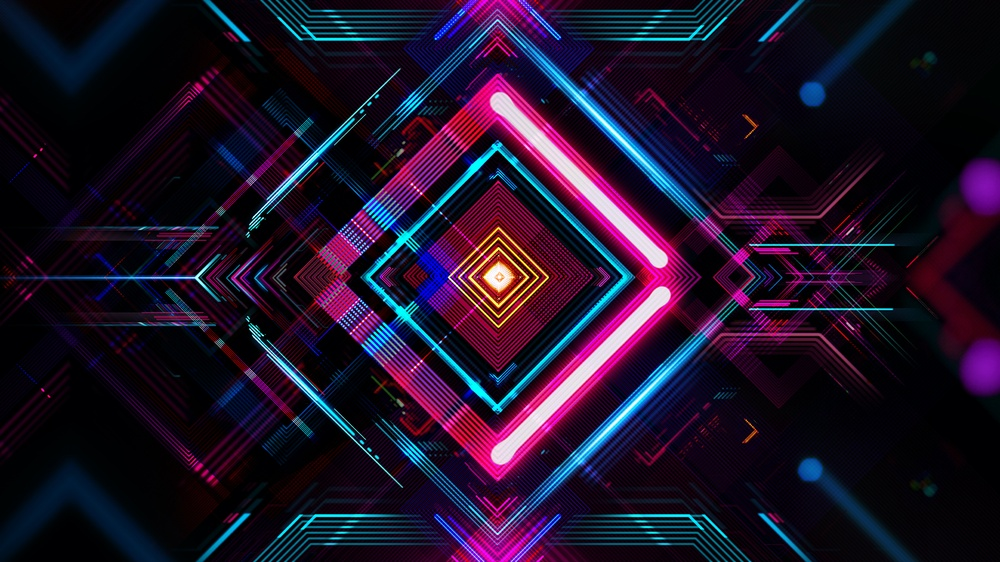
#> input picture img/1.jpg, 1000 x 562 px, shrunk from 1920 x 1080 before the run
$ python ex.py
#> lines starting #> are read from the running program, lines starting #| are printed output that depends on the picture
import numpy as np
import cv2
# 以图的形式读取图像
# 添加注释
from matplotlib import pyplot as plt

img = cv2.imread('../img/1.jpg', 0)
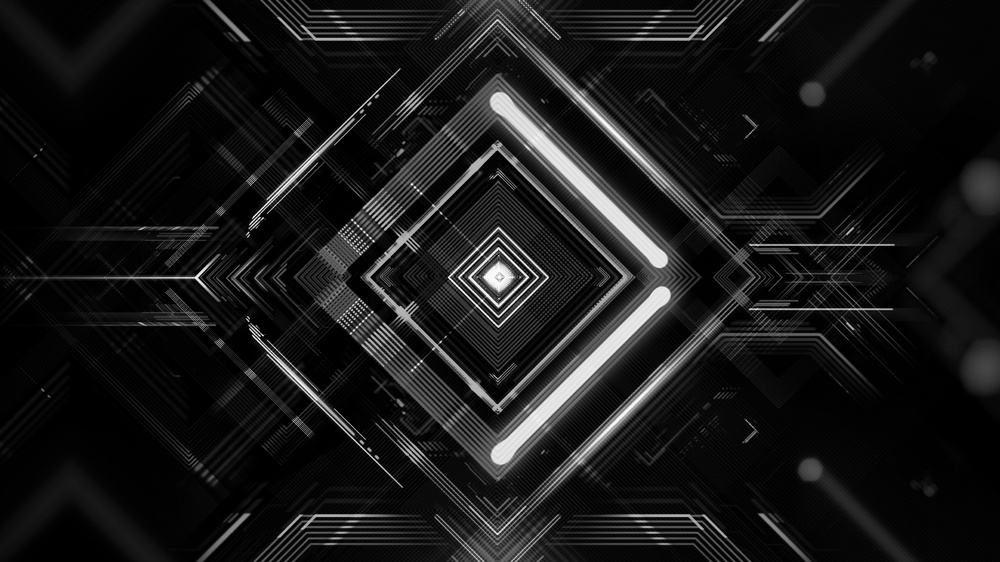
#> img: shape (562, 1000); min 0, max 255, mean 24.1

# opencv中显示
# cv2.imshow('image', img)
# cv2.waitKey(0)
# matplotlib中展示
# plt.imshow(img[:, :, ::-1])
plt.imshow(img, cmap=plt.cm.gray)
plt.show()

# [11 lines of commented-out code are left out]

$ run again, with img/2.jpg copied over img/1.jpg
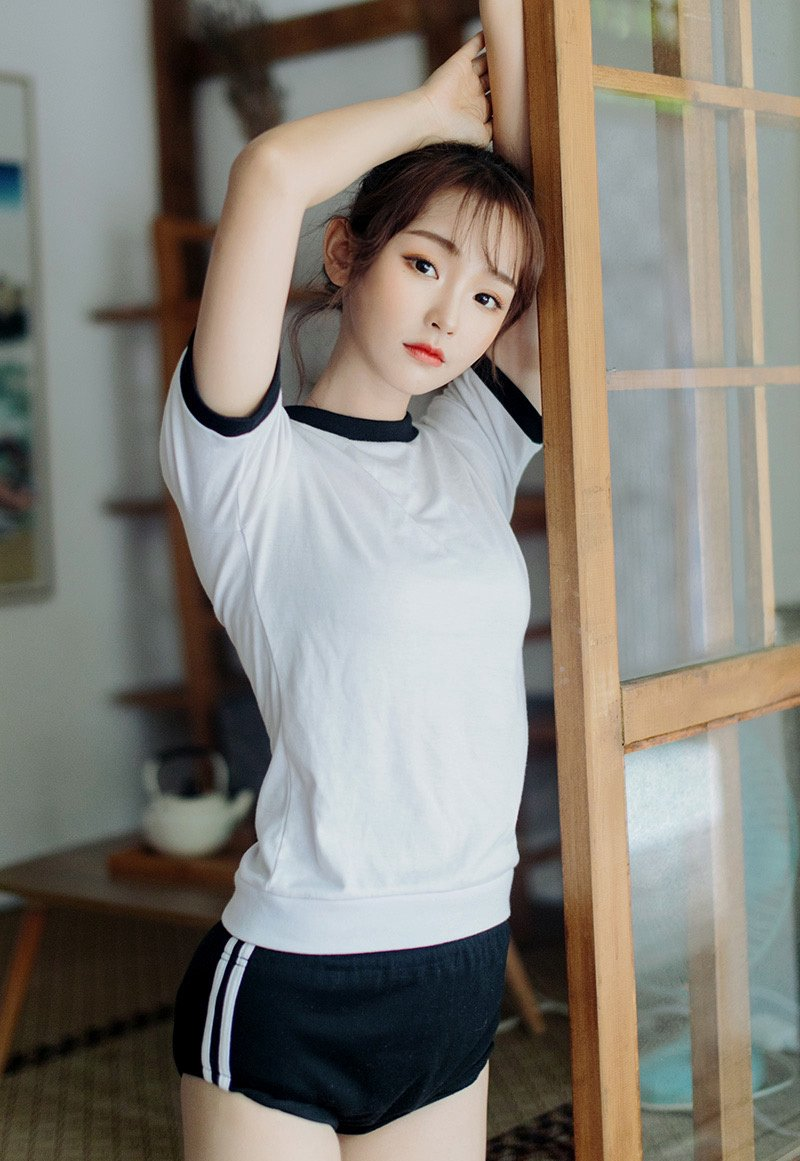
#> input picture img/2.jpg, 800 x 1161 px
#> `img = cv2.imread('../img/1.jpg', 0)`:
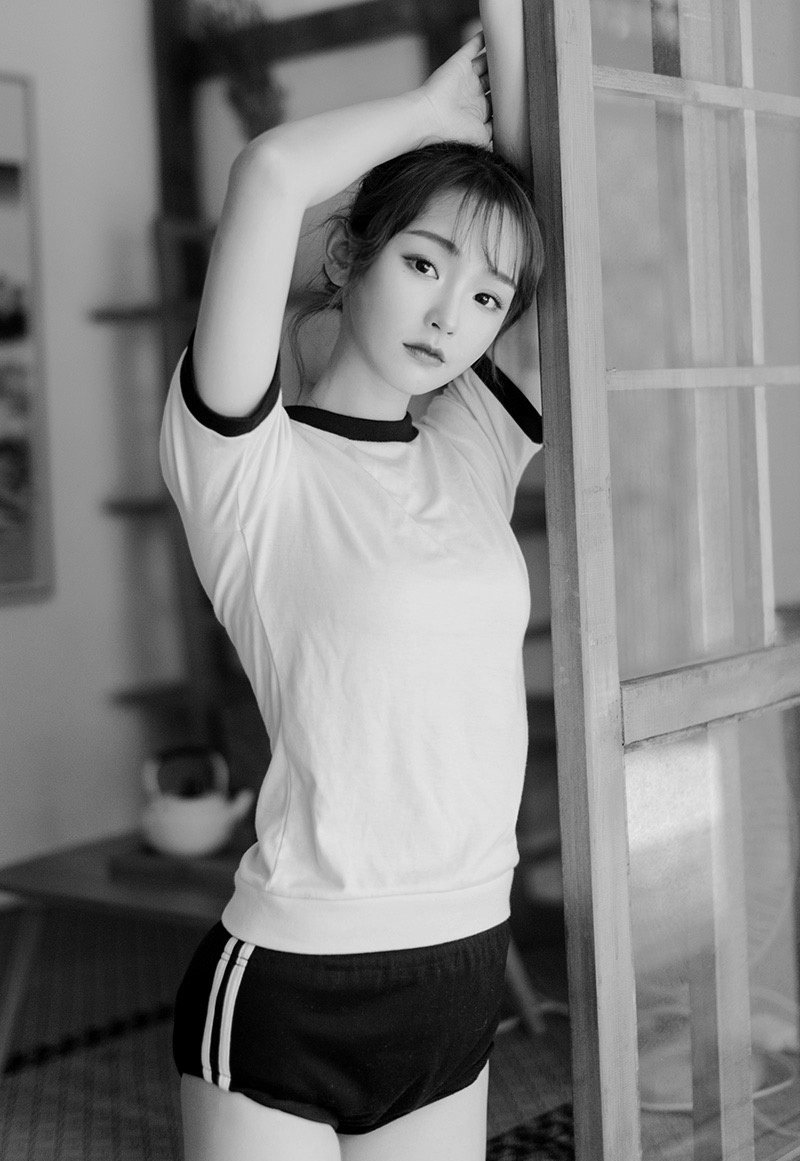
#> img: shape (1161, 800); min 0, max 238, mean 129.2

$ run again, with img/3.jpg copied over img/1.jpg
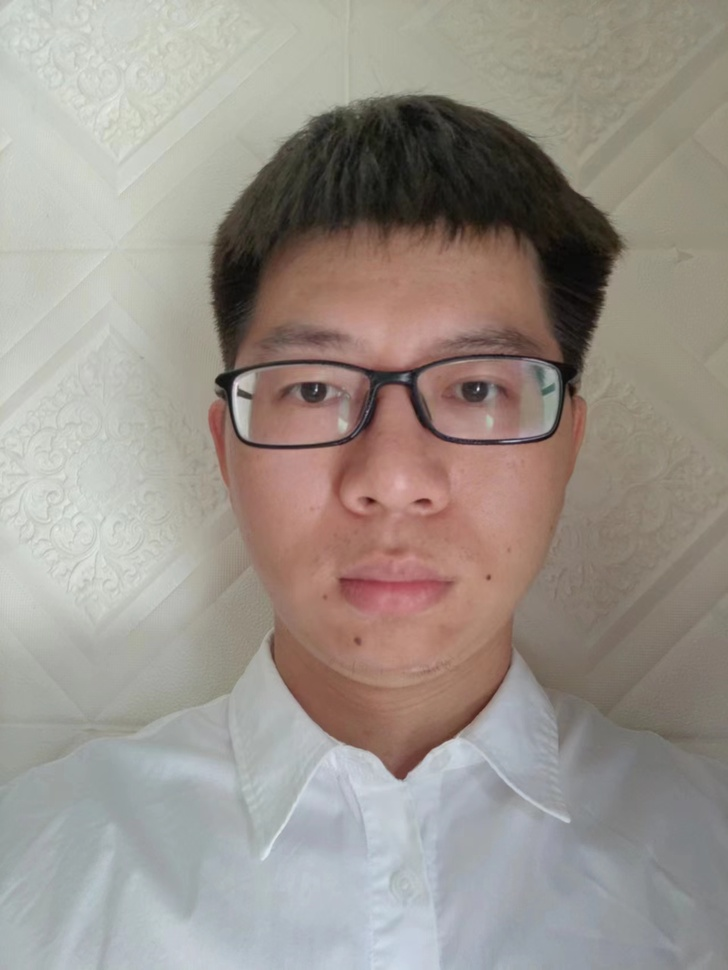
#> input picture img/3.jpg, 728 x 970 px, shrunk from 1280 x 1706 before the run
#> `img = cv2.imread('../img/1.jpg', 0)`:
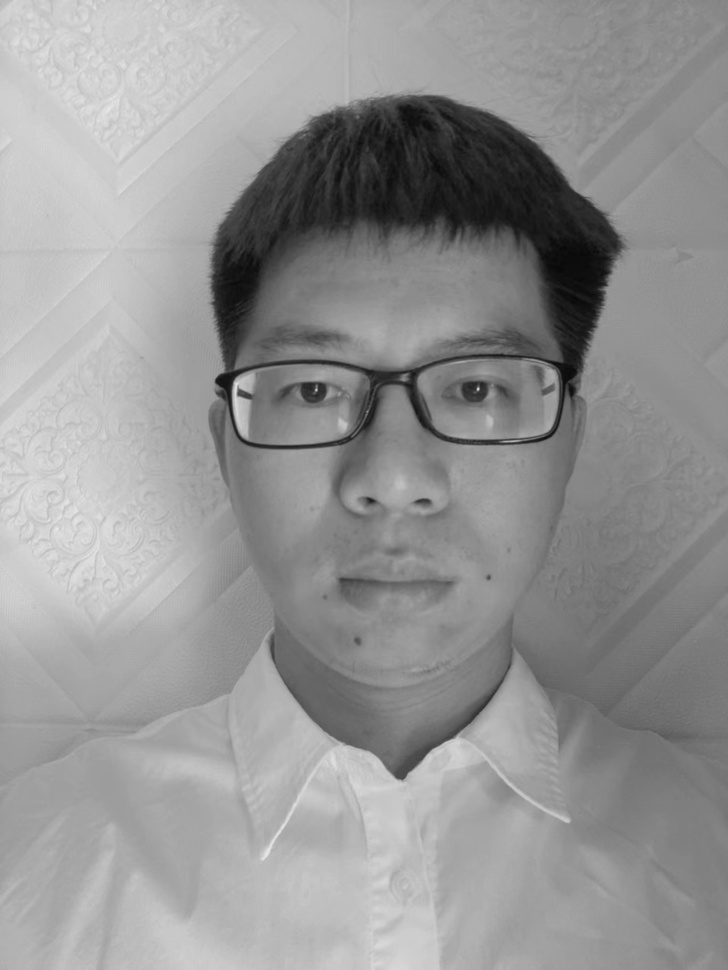
#> img: shape (970, 728); min 6, max 234, mean 148.7
